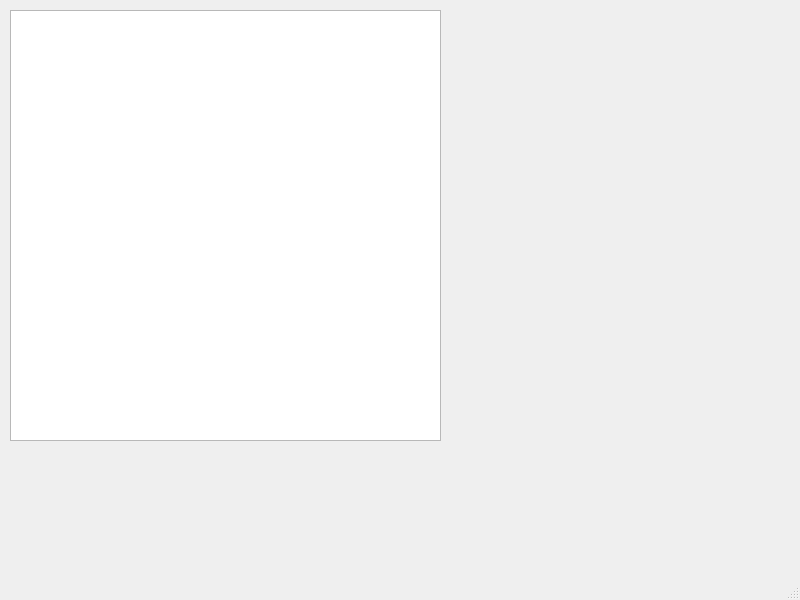
<?xml version="1.0" encoding="UTF-8"?>
<ui version="4.0">
 <class>MainWindow</class>
 <widget class="QMainWindow" name="MainWindow">
  <property name="geometry">
   <rect>
    <x>0</x>
    <y>0</y>
    <width>800</width>
    <height>600</height>
   </rect>
  </property>
  <property name="windowTitle">
   <string>MainWindow</string>
  </property>
  <widget class="QWidget" name="centralwidget">
   <widget class="QTableWidget" name="tableWidget">
    <property name="geometry">
     <rect>
      <x>10</x>
      <y>10</y>
      <width>431</width>
      <height>431</height>
     </rect>
    </property>
   </widget>
  </widget>
  <widget class="QMenuBar" name="menubar">
   <property name="geometry">
    <rect>
     <x>0</x>
     <y>0</y>
     <width>800</width>
     <height>22</height>
    </rect>
   </property>
  </widget>
  <widget class="QStatusBar" name="statusbar"/>
 </widget>
 <resources/>
 <connections/>
</ui>
